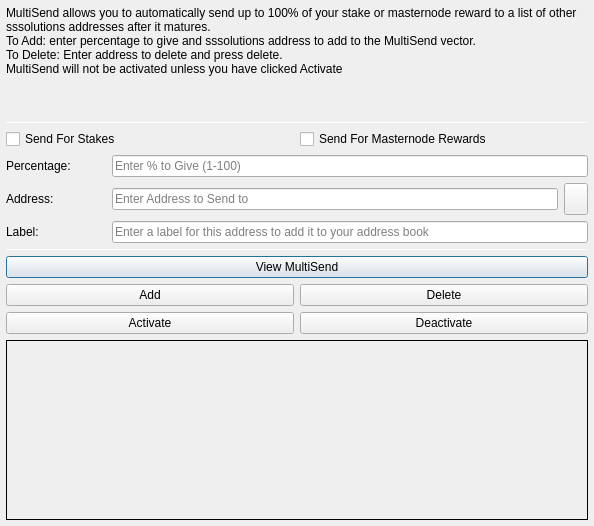
<?xml version="1.0" encoding="UTF-8"?>
<ui version="4.0">
 <class>MultiSendDialog</class>
 <widget class="QDialog" name="MultiSendDialog">
  <property name="windowModality">
   <enum>Qt::NonModal</enum>
  </property>
  <property name="geometry">
   <rect>
    <x>0</x>
    <y>0</y>
    <width>594</width>
    <height>526</height>
   </rect>
  </property>
  <property name="windowTitle">
   <string>MultiSend</string>
  </property>
  <layout class="QVBoxLayout" name="verticalLayout" stretch="0">
   <property name="leftMargin">
    <number>6</number>
   </property>
   <property name="topMargin">
    <number>6</number>
   </property>
   <property name="rightMargin">
    <number>6</number>
   </property>
   <property name="bottomMargin">
    <number>6</number>
   </property>
   <item>
    <layout class="QVBoxLayout" name="verticalLayout_Main" stretch="1,1,1,0,1,1,1">
     <item>
      <widget class="QLabel" name="label_2">
       <property name="lineWidth">
        <number>1</number>
       </property>
       <property name="text">
        <string>MultiSend allows you to automatically send up to 100% of your stake or masternode reward to a list of other sssolutions addresses after it matures.
To Add: enter percentage to give and sssolutions address to add to the MultiSend vector.
To Delete: Enter address to delete and press delete.
MultiSend will not be activated unless you have clicked Activate</string>
       </property>
       <property name="alignment">
        <set>Qt::AlignLeading|Qt::AlignLeft|Qt::AlignTop</set>
       </property>
       <property name="wordWrap">
        <bool>true</bool>
       </property>
      </widget>
     </item>
     <item>
      <widget class="Line" name="line">
       <property name="minimumSize">
        <size>
         <width>0</width>
         <height>1</height>
        </size>
       </property>
       <property name="maximumSize">
        <size>
         <width>16777215</width>
         <height>1</height>
        </size>
       </property>
       <property name="orientation">
        <enum>Qt::Horizontal</enum>
       </property>
      </widget>
     </item>
     <item>
      <layout class="QVBoxLayout" name="verticalLayout_Settings">
       <item>
        <layout class="QHBoxLayout" name="horizontalLayout">
         <item>
          <widget class="QCheckBox" name="multiSendStakeCheckBox">
           <property name="text">
            <string>Send For Stakes</string>
           </property>
          </widget>
         </item>
         <item>
          <widget class="QCheckBox" name="multiSendMasternodeCheckBox">
           <property name="text">
            <string>Send For Masternode Rewards</string>
           </property>
          </widget>
         </item>
        </layout>
       </item>
       <item>
        <layout class="QHBoxLayout" name="horizontalLayout_6">
         <item>
          <widget class="QLabel" name="label">
           <property name="minimumSize">
            <size>
             <width>100</width>
             <height>0</height>
            </size>
           </property>
           <property name="toolTip">
            <string>Percentage of stake to send</string>
           </property>
           <property name="text">
            <string>Percentage:</string>
           </property>
          </widget>
         </item>
         <item>
          <widget class="QLineEdit" name="multiSendPercentEdit">
           <property name="toolTip">
            <string>Enter whole numbers 1 - 100</string>
           </property>
           <property name="placeholderText">
            <string>Enter % to Give (1-100)</string>
           </property>
          </widget>
         </item>
        </layout>
       </item>
       <item>
        <layout class="QHBoxLayout" name="horizontalLayout_7">
         <item>
          <widget class="QLabel" name="label_5">
           <property name="minimumSize">
            <size>
             <width>100</width>
             <height>0</height>
            </size>
           </property>
           <property name="toolTip">
            <string>Address to send portion of stake to</string>
           </property>
           <property name="text">
            <string>Address:</string>
           </property>
          </widget>
         </item>
         <item>
          <widget class="QLineEdit" name="multiSendAddressEdit">
           <property name="toolTip">
            <string/>
           </property>
           <property name="placeholderText">
            <string>Enter Address to Send to</string>
           </property>
          </widget>
         </item>
         <item>
          <widget class="QToolButton" name="addressBookButton">
           <property name="maximumSize">
            <size>
             <width>16777215</width>
             <height>32</height>
            </size>
           </property>
           <property name="toolTip">
            <string>Choose an address from the address book</string>
           </property>
           <property name="text">
            <string/>
           </property>
           <property name="icon">
            <iconset resource="../sssolutions.qrc">
             <normaloff>:/icons/address-book</normaloff>:/icons/address-book</iconset>
           </property>
           <property name="shortcut">
            <string>Alt+A</string>
           </property>
          </widget>
         </item>
        </layout>
       </item>
      </layout>
     </item>
     <item>
      <layout class="QHBoxLayout" name="horizontalLayout_3">
       <item>
        <widget class="QLabel" name="label_3">
         <property name="minimumSize">
          <size>
           <width>100</width>
           <height>0</height>
          </size>
         </property>
         <property name="text">
          <string>Label:</string>
         </property>
        </widget>
       </item>
       <item>
        <widget class="QLineEdit" name="labelAddressLabelEdit">
         <property name="placeholderText">
          <string>Enter a label for this address to add it to your address book</string>
         </property>
        </widget>
       </item>
      </layout>
     </item>
     <item>
      <widget class="Line" name="line_2">
       <property name="minimumSize">
        <size>
         <width>0</width>
         <height>1</height>
        </size>
       </property>
       <property name="maximumSize">
        <size>
         <width>16777215</width>
         <height>1</height>
        </size>
       </property>
       <property name="orientation">
        <enum>Qt::Horizontal</enum>
       </property>
      </widget>
     </item>
     <item>
      <layout class="QVBoxLayout" name="verticalLayout_Buttons">
       <item>
        <layout class="QHBoxLayout" name="horizontalLayout_4">
         <item>
          <widget class="QPushButton" name="viewButton">
           <property name="toolTip">
            <string/>
           </property>
           <property name="statusTip">
            <string>View MultiSend Vector</string>
           </property>
           <property name="text">
            <string>View MultiSend</string>
           </property>
          </widget>
         </item>
        </layout>
       </item>
       <item>
        <layout class="QHBoxLayout" name="horizontalLayout_2">
         <item>
          <widget class="QPushButton" name="addButton">
           <property name="toolTip">
            <string/>
           </property>
           <property name="statusTip">
            <string>Add to MultiSend Vector</string>
           </property>
           <property name="text">
            <string>Add</string>
           </property>
          </widget>
         </item>
         <item>
          <widget class="QPushButton" name="deleteButton">
           <property name="toolTip">
            <string/>
           </property>
           <property name="statusTip">
            <string>Delete Address From MultiSend Vector</string>
           </property>
           <property name="text">
            <string>Delete</string>
           </property>
          </widget>
         </item>
        </layout>
       </item>
       <item>
        <layout class="QHBoxLayout" name="horizontalLayout_5">
         <item>
          <widget class="QPushButton" name="activateButton">
           <property name="statusTip">
            <string>Activate MultiSend</string>
           </property>
           <property name="text">
            <string>Activate</string>
           </property>
          </widget>
         </item>
         <item>
          <widget class="QPushButton" name="disableButton">
           <property name="statusTip">
            <string>Deactivate MultiSend</string>
           </property>
           <property name="text">
            <string>Deactivate</string>
           </property>
          </widget>
         </item>
        </layout>
       </item>
      </layout>
     </item>
     <item>
      <widget class="QLabel" name="message">
       <property name="minimumSize">
        <size>
         <width>0</width>
         <height>180</height>
        </size>
       </property>
       <property name="frameShape">
        <enum>QFrame::Panel</enum>
       </property>
       <property name="frameShadow">
        <enum>QFrame::Plain</enum>
       </property>
       <property name="lineWidth">
        <number>1</number>
       </property>
       <property name="midLineWidth">
        <number>1</number>
       </property>
       <property name="text">
        <string/>
       </property>
       <property name="alignment">
        <set>Qt::AlignLeading|Qt::AlignLeft|Qt::AlignTop</set>
       </property>
       <property name="wordWrap">
        <bool>true</bool>
       </property>
      </widget>
     </item>
    </layout>
   </item>
  </layout>
 </widget>
 <resources>
  <include location="../sssolutions.qrc"/>
 </resources>
 <connections/>
</ui>
